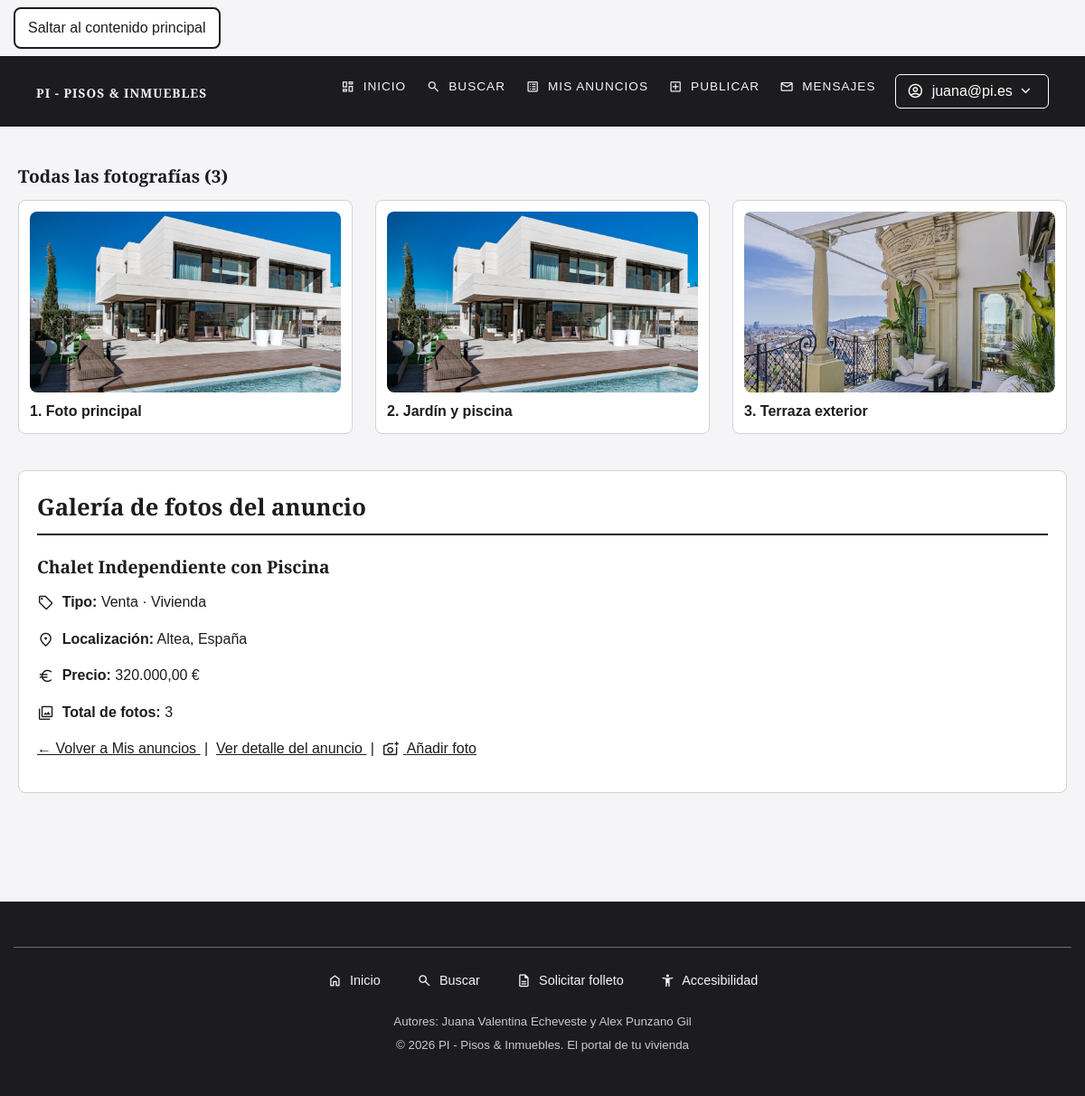
The app's page /ver_fotos.php?id=1 (signed in) with its own data.
### tables this page shows
CREATE TABLE `anuncios` (
  `IdAnuncio` int(11) NOT NULL,
  `TAnuncio` tinyint(4) NOT NULL,
  `TVivienda` tinyint(4) NOT NULL,
  `FPrincipal` varchar(255) DEFAULT NULL,
  `Alternativo` varchar(255) NOT NULL,
  `Titulo` varchar(150) NOT NULL,
  `Precio` decimal(10,2) NOT NULL,
  `Texto` text DEFAULT NULL,
  `Ciudad` varchar(100) DEFAULT NULL,
  `Pais` int(11) DEFAULT NULL,
  `Superficie` float DEFAULT NULL,
  `NHabitaciones` int(11) DEFAULT NULL,
  `NBanyos` int(11) DEFAULT NULL,
  `Planta` int(11) DEFAULT NULL,
  `Anyo` int(11) DEFAULT NULL,
  `FRegistro` timestamp NOT NULL DEFAULT current_timestamp(),
  `Usuario` int(11) NOT NULL
);

CREATE TABLE `fotos` (
  `IdFoto` int(11) NOT NULL,
  `Titulo` varchar(150) DEFAULT NULL,
  `Foto` varchar(255) NOT NULL,
  `Alternativo` varchar(255) NOT NULL,
  `Anuncio` int(11) NOT NULL
);

CREATE TABLE `tiposanuncios` (
  `IdTAnuncio` tinyint(4) NOT NULL,
  `NomTAnuncio` varchar(100) NOT NULL
);

CREATE TABLE `tiposviviendas` (
  `IdTVivienda` tinyint(4) NOT NULL,
  `NomTVivienda` varchar(100) NOT NULL
);

CREATE TABLE `paises` (
  `IdPais` int(11) NOT NULL,
  `NomPais` varchar(100) NOT NULL
);

### includes/repositorios/carga_anuncios.php (called while the page is built, shortened)
<?php
function buscarAnuncio(int $id): ?array
{
    try {
        $mysqli = conectar_DB();
        $sql = "SELECT a.IdAnuncio,
                       a.TAnuncio,
                       ta.NomTAnuncio AS tipo_anuncio,
                       a.TVivienda,
                       tv.NomTVivienda AS tipo_vivienda,
                       a.FPrincipal,
                       a.Alternativo,
                       a.Titulo,
                       a.Precio,
                       a.Texto,
                       a.Ciudad,
                       a.Pais AS id_pais,
                       p.NomPais AS pais,
                       a.Superficie,
                       a.NHabitaciones,
                       a.NBanyos,
                       a.Planta,
                       a.Anyo,
                       a.FRegistro,
                       a.Usuario AS id_usuario,
                       u.NomUsuario AS usuario
                FROM Anuncios a
                INNER JOIN TiposAnuncios ta ON a.TAnuncio = ta.IdTAnuncio
                INNER JOIN TiposViviendas tv ON a.TVivienda = tv.IdTVivienda
                INNER JOIN Paises p ON a.Pais = p.IdPais
                INNER JOIN Usuarios u ON a.Usuario = u.IdUsuario
                WHERE a.IdAnuncio = ?
                LIMIT 1";
        $stmt = $mysqli->prepare($sql);
        $stmt->bind_param('i', $id);
        $stmt->execute();
        $resultado = $stmt->get_result();
        $fila = $resultado->fetch_assoc();
        $sqlFotos = "SELECT IdFoto, Titulo, Foto, Alternativo
                     FROM Fotos
                     WHERE Anuncio = ?
                     ORDER BY IdFoto ASC";
        $stmtFotos = $mysqli->prepare($sqlFotos);
        $stmtFotos->bind_param('i', $id);
        $stmtFotos->execute();
        $resFotos = $stmtFotos->get_result();
        $miniaturas = [];
        $fotosDetalle = [];
        while ($f = $resFotos->fetch_assoc()) {
            $miniaturas[] = $f['Foto'];
            $fotosDetalle[] = [
                'id'          => (int)$f['IdFoto'],
                'titulo'      => $f['Titulo'],
                'ruta'        => $f['Foto'],
                'alternativo' => $f['Alternativo'],
            ];
        }
        return [
            'id'               => (int)$fila['IdAnuncio'],
            'id_tanuncio'      => (int)$fila['TAnuncio'],
            'tipo_anuncio'     => $fila['tipo_anuncio'],
            'id_tvivienda'     => (int)$fila['TVivienda'],
            'tipo_vivienda'    => $fila['tipo_vivienda'],
            'foto_principal'   => $fila['FPrincipal'],
            'alternativo'      => $fila['Alternativo'],
            'titulo'           => $fila['Titulo'],
            'precio'           => (float)$fila['Precio'],
            'descripcion'      => $fila['Texto'],
            'ciudad'           => $fila['Ciudad'],
            'provincia'        => '',
            'id_pais'          => (int)$fila['id_pais'],
            'pais'             => $fila['pais'],
            'fecha'            => $fila['FRegistro'],
            'id_usuario'       => (int)$fila['id_usuario'],
            'usuario'          => $fila['usuario'],
            'fotos_miniaturas' => $miniaturas,
            'fotos'            => $fotosDetalle,
            'caracteristicas'  => [
                'superficie'       => $fila['Superficie'] !== null ? (int)$fila['Superficie'] : 0,
                'habitaciones'     => $fila['NHabitaciones'] !== null ? (int)$fila['NHabitaciones'] : 0,
                'banos'            => $fila['NBanyos'] !== null ? (int)$fila['NBanyos'] : 0,
                'planta'           => $fila['Planta'] !== null ? (string)$fila['Planta'] : '',
                'ano_construccion' => $fila['Anyo'] !== null ? (int)$fila['Anyo'] : 0,
            ],
        ];
    } catch (Throwable $e) {
        error_log('Error en buscarAnuncio: ' . $e->getMessage());
        return null;
    } finally {
        if (isset($mysqli) && $mysqli instanceof mysqli) {
            $mysqli->close();
        }
    }
}

### includes/lib/html.php (called while the page is built, shortened)
<?php
function e($texto): string
{
    return htmlspecialchars((string)$texto, ENT_QUOTES | ENT_SUBSTITUTE, 'UTF-8');
}
function euros($cantidad): string
{
    return number_format((float)$cantidad, 2, ',', '.') . ' €';
}

### includes/lib/url.php (called while the page is built, shortened)
<?php
function urlPrivada(string $pagina, array $params = []): string
{
    unset($params['usuario']);
    return $pagina . (!empty($params)
        ? '?' . http_build_query($params)
        : '');
}

### ver_fotos.php (the view, shortened to what this page needs)
<?php
$usuario         = requiereUsuario();
$idUsuarioActual = (int)($_SESSION['id_usuario'] ?? $usuario['id'] ?? 0);
$id      = leerId(get('id'));
$anuncio = ($id !== null) ? buscarAnuncio($id) : null;
$esMiAnuncio    = ($anuncio !== null && (int)$anuncio['id_usuario'] === $idUsuarioActual);
$todasLasFotos = [];
if ($anuncio !== null) {
    if (!empty($anuncio['foto_principal'])) {
        $todasLasFotos[] = [
            'titulo'      => 'Foto principal',
            'ruta'        => $anuncio['foto_principal'],
            'alternativo' => !empty($anuncio['alternativo'])
                ? $anuncio['alternativo']
                : 'Foto principal de ' . $anuncio['titulo'],
        ];
    }
    foreach (($anuncio['fotos'] ?? []) as $fotoExtra) {
        $todasLasFotos[] = [
            'titulo'      => !empty($fotoExtra['titulo']) ? $fotoExtra['titulo'] : 'Foto adicional',
            'ruta'        => $fotoExtra['ruta'],
            'alternativo' => !empty($fotoExtra['alternativo'])
                ? $fotoExtra['alternativo']
                : (!empty($fotoExtra['titulo']) ? $fotoExtra['titulo'] : $anuncio['titulo']),
        ];
    }
}
$totalFotos = count($todasLasFotos);
require_once __DIR__ . "/includes/layout/cabecera.php";
require_once __DIR__ . "/includes/layout/inicio.php";
?>
<?php if ($anuncio === null): ?>
    <section>
        <h2>Anuncio no encontrado</h2>
        <p>El anuncio del que intentas ver las fotos no existe o el identificador no es válido.</p>
        <p><a href="<?= e(urlInicio()); ?>">Volver a la página de inicio</a></p>
    </section>
<?php else: ?>
    <section>
        <h3>Todas las fotografías (<?= (int)$totalFotos; ?>)</h3>
        <?php if ($totalFotos === 0): ?>
            <p>Este anuncio no tiene fotografías registradas.</p>
        <?php else: ?>
            <ul class="cards-grid">
                <?php foreach ($todasLasFotos as $indice => $foto): ?>
                    <li class="card">
                        <figure>
                            <img src="<?= e($foto['ruta']); ?>"
                                 alt="<?= e($foto['alternativo']); ?>"
                                 width="320"
                                 height="220">
                            <figcaption>
                                <strong><?= ($indice + 1); ?>. <?= e($foto['titulo']); ?></strong>
                            </figcaption>
                        </figure>
                    </li>
                <?php endforeach; ?>
            </ul>
        <?php endif; ?>
    </section>
    <section class="conBorde">
        <h2>Galería de fotos del anuncio</h2>
        <h3><?= e($anuncio['titulo']); ?></h3>
        <p>
            <span class="material-symbols-outlined" aria-hidden="true">sell</span>
            <strong>Tipo:</strong> <?= e($anuncio['tipo_anuncio']); ?> · <?= e($anuncio['tipo_vivienda']); ?>
        </p>
        <p>
            <span class="material-symbols-outlined" aria-hidden="true">location_on</span>
            <strong>Localización:</strong> <?= e($anuncio['ciudad']); ?>, <?= e($anuncio['pais']); ?>
        </p>
        <p>
            <span class="material-symbols-outlined" aria-hidden="true">euro</span>
            <strong>Precio:</strong> <?= euros($anuncio['precio']); ?>
        </p>
        <p>
            <span class="material-symbols-outlined" aria-hidden="true">photo_library</span>
            <strong>Total de fotos:</strong> <?= (int)$totalFotos; ?>
        </p>
        <p>
            <?php if ($esMiAnuncio): ?>
                <a href="<?= e(urlPrivada('mis_anuncios.php')); ?>">
                    &larr; Volver a Mis anuncios
                </a>
                &nbsp;|&nbsp;
                <a href="<?= e(urlPrivada('anuncio.php', ['id' => $id])); ?>">
                    Ver detalle del anuncio
                </a>
                &nbsp;|&nbsp;
                <a href="<?= e(urlPrivada('anyadir_foto.php', ['id' => $id])); ?>">
                    <span class="material-symbols-outlined" aria-hidden="true">add_a_photo</span>
                    Añadir foto
                </a>
            <?php else: ?>
                <a href="<?= e(urlPrivada('anuncio.php', ['id' => $id])); ?>">
                    &larr; Volver al detalle del anuncio
                </a>
            <?php endif; ?>
        </p>
    </section>
<?php endif; ?>
<?php require_once __DIR__ . "/includes/layout/pie.php"; ?>

### css/noche.css (style rules this page uses)
:root { color-scheme: dark; --color-principal: #e4e4e7; --color-suave: #a1a1aa; --color-fondo: #121214; --color-blanco: #1e1e22; --color-borde: #3a3a40; --color-foco: #8ab4ff; --color-error: #ff8a8a; }

### css/contraste.css (style rules this page uses)
:root { --color-principal: #000000; --color-suave: #303034; --color-fondo: #ffffff; --color-blanco: #ffffff; --color-borde: #000000; --color-foco: #0033cc; }
header a, footer a, main a, .card h3 a { text-decoration: underline; }
.card, .conBorde, fieldset { border-width: 2px; }

### css/letra-grande.css (style rules this page uses)
html { font-size: 125%; }
body { font-size: 1rem; line-height: 1.8; font-family: 'Inter', Arial, sans-serif; }
h1, h2, h3, caption { font-family: 'Playfair Display', Georgia, serif; }
p { margin-bottom: 1.2rem; }
main p, main li { max-width: 70ch; }
@media (min-width: 900px) { .cards-grid { grid-template-columns: repeat(2, 1fr); } }

### css/impresion.css (style rules this page uses)
body { background-color: #ffffff; color: black; font-family: Georgia, "Times New Roman", serif; font-size: 12pt; line-height: 1.4; }
header nav, footer nav, footer hr, .enlace-saltar, form, #boton_costes, #acceso, #busqueda-rapida, span.material-symbols-outlined, input[type = "color"], .fotos h3, .fotos .miniatura { display: none; }
h1, h2, h3 { font-family: Georgia, "Times New Roman", serif; color: #000000; break-after: avoid; page-break-after: avoid; }
h2 { font-size: 16pt; border-bottom: 1pt solid #000000; margin-bottom: 0.4cm; }
h3 { font-size: 13pt; margin-bottom: 0.2cm; }
p, li { orphans: 3; widows: 3; }
p { margin-bottom: 0.3cm; }
ul { padding-left: 1cm; }
a { color: #003399; text-decoration: underline; }
main a[href]:not([href^="#"])::after { content: " (" attr(href) ")"; font-size: 10pt; color: #000000; }
img { max-width: 100%; height: auto; }
.cards-grid { display: block; list-style: none; padding: 0; }
.card { border: 1pt solid #000000; padding: 0.3cm; margin-bottom: 0.5cm; break-inside: avoid; page-break-inside: avoid; }
.card img { display: block; width: 5cm; height: auto; margin: 0.2cm 0; }
.conBorde { border: 1pt solid #000000; padding: 0.4cm; }

### css/variables.css (style rules this page uses)
:root { --color-principal: #1c1c1e; --color-suave: #6e6e73; --color-fondo: #f5f5f7; --color-blanco: #ffffff; --color-borde: #d2d2d7; --color-foco: #2f6fed; --color-error: #b00200; --fuente-titulos: 'Playfair Display', Georgia, serif; --fuente-texto: 'Inter', Arial, sans-serif; --radio: 8px; }

### css/base.css (style rules this page uses)
* { margin: 0; padding: 0; box-sizing: border-box; }
body { background: var(--color-fondo); color: var(--color-principal); font-size: 1rem; line-height: 1.6; font-family: Arial, sans-serif; }
h1, h2, h3 { font-family: var(--fuente-titulos); }
h2 { font-size: 1.6rem; margin-bottom: 20px; }
h3 { font-size: 1.2rem; margin-bottom: 10px; }
p { margin-bottom: 15px; }
main ul { margin-bottom: 15px; padding-left: 25px; }
a { color: var(--color-principal); }
img { max-width: 100%; height: auto; }
span.material-symbols-outlined { font-size: 1.2em; vertical-align: middle; margin-right: 4px; }

### css/layout.css (style rules this page uses)
main h2 { border-bottom: 2px solid var(--color-principal); padding-bottom: 8px; }
section { margin-bottom: 40px; }
.cards-grid { list-style: none; padding: 0; display: grid; grid-template-columns: 1fr; gap: 20px; }
.card { background: var(--color-blanco); border: 1px solid var(--color-borde); border-radius: var(--radio); padding: 12px; }
.card img { width: 100%; height: 200px; object-fit: cover; border-radius: var(--radio); }
.conBorde { background: var(--color-blanco); border: 1px solid var(--color-borde); border-radius: var(--radio); padding: 20px; }

### css/responsive.css (style rules this page uses)
@media (min-width: 600px) { .cards-grid { grid-template-columns: repeat(2, 1fr); gap: 25px; } }
@media (min-width: 900px) { .cards-grid { grid-template-columns: repeat(3, 1fr); } }

### records on screen
anuncios: FPrincipal (picture), titulo "Foto principal", Titulo "Chalet Independiente con Piscina", TAnuncio.NomTAnuncio "Venta", TVivienda.NomTVivienda "Vivienda", Ciudad "Altea", Pais.NomPais "España", Precio "320.000,00 €"
fotos: Foto (picture), Titulo "Jardín y piscina"
fotos: Foto (picture), Titulo "Terraza exterior"

### other values on screen
$_SESSION['usuario'] "juana@pi.es"
$totalFotos "3"
